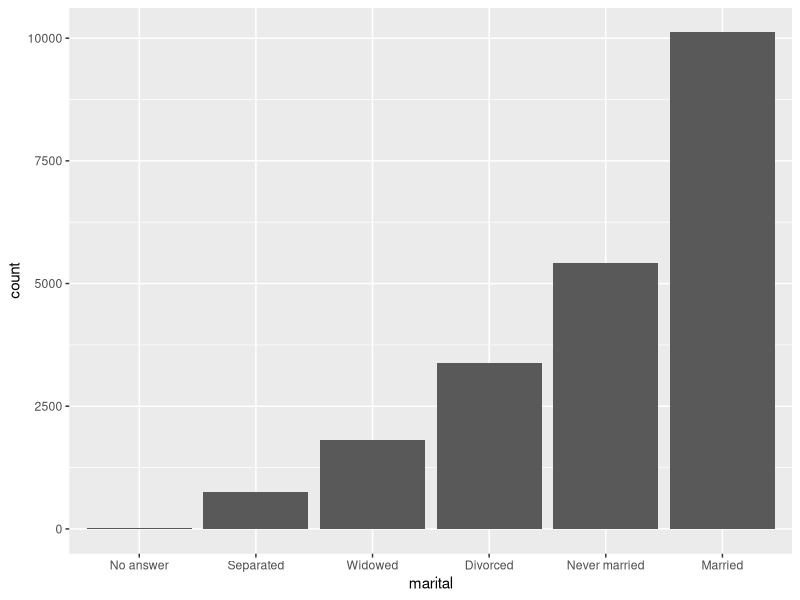

The R script that drew this image:
## ---- chunk 1
library(tidyverse)
## ---- chunk 2
gss_cat |>
  mutate(marital = marital |> fct_infreq() |> fct_rev()) |>
  ggplot(aes(x = marital)) +
  geom_bar()
